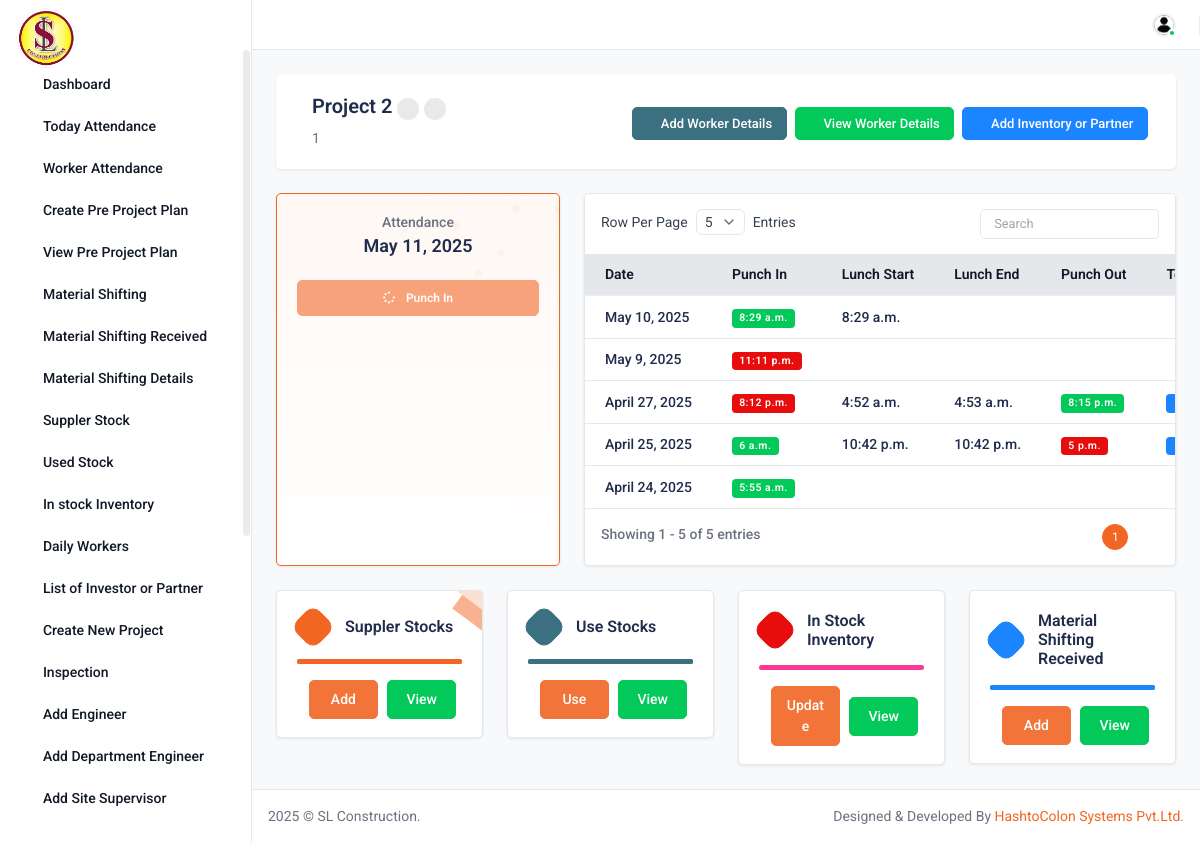
The app's page /project_details/3 (signed in) with its own data.
### base/models.py (models this page shows, shortened)
class Project(models.Model):
   project_name=models.CharField(max_length=255, default="", blank=True)
   address=models.TextField(default="", blank=True)
   date = models.DateTimeField(auto_now_add=True, blank=True)

class Attendance(models.Model):
   user = models.ForeignKey(User, on_delete=models.CASCADE)
   project = models.ForeignKey(Project, blank=True, null=True, on_delete=models.CASCADE , related_name="project_attendance")
   project_lunch_start= models.ForeignKey(Project, blank=True, null=True, on_delete=models.CASCADE , related_name="lunch_start")
   project_lunch_end= models.ForeignKey(Project, blank=True, null=True, on_delete=models.CASCADE , related_name="lunch_end")
   project_punch_out= models.ForeignKey(Project, blank=True, null=True, on_delete=models.CASCADE , related_name="punch_out")
   date = models.DateField(default=timezone.now)
   punch_in = models.TimeField(null=True, blank=True)
   lunch_start = models.TimeField(null=True, blank=True)
   lunch_end = models.TimeField(null=True, blank=True)
   punch_out = models.TimeField(null=True, blank=True)
   punch_in_photo = models.ImageField(upload_to='attendance/' ,blank=True,)
   punch_out_photo= models.ImageField(upload_to='attendance/' ,blank=True,)
   lunch_in_photo= models.ImageField(upload_to='attendance/' ,blank=True,)
   lunch_out_photo= models.ImageField(upload_to='attendance/' ,blank=True,)
   punch_in_lon=models.CharField(max_length=255, default="", blank=True)
   punch_in_lat=models.CharField(max_length=255, default="", blank=True)
   punch_out_lon=models.CharField(max_length=255, default="", blank=True)
   punch_out_lat=models.CharField(max_length=255, default="", blank=True)
   lunch_start_lon=models.CharField(max_length=255, default="", blank=True)
   lunch_start_lat=models.CharField(max_length=255, default="", blank=True)
   lunch_end_lon=models.CharField(max_length=255, default="", blank=True)
   lunch_end_lat=models.CharField(max_length=255, default="", blank=True)
   def get_work_duration(self):
        if self.punch_in and self.punch_out:
            punch_in_dt = datetime.datetime.combine(self.date, self.punch_in)
            punch_out_dt = datetime.datetime.combine(self.date, self.punch_out)
            work_duration = punch_out_dt - punch_in_dt
            lunch_duration = datetime.timedelta()
            if self.lunch_start and self.lunch_end:
                lunch_start_dt = datetime.datetime.combine(self.date, self.lunch_start)
                lunch_end_dt = datetime.datetime.combine(self.date, self.lunch_end)
                lunch_duration = lunch_end_dt - lunch_start_dt
            return work_duration - lunch_duration
        return None
   def formatted_work_duration(self):
        duration = self.get_work_duration()
        if duration:
            total_seconds = int(duration.total_seconds())
            hours, remainder = divmod(total_seconds, 3600)
            minutes = remainder // 60
            return f"{hours:02}:{minutes:02}"
        return False

### base/views.py (the view)
# urls.py: path("project_details/<int:pk>",views.project_details, name="project_details"),
@login_required
def project_details(request,pk):
 try:
    att=Attendance.objects.get(user=request.user,date=date.today())
 except Attendance.DoesNotExist:
    att=None
 current_record = Project.objects.get(pk=pk)
 all_att=Attendance.objects.filter(user=request.user).order_by('-id')
 context={
   "post":current_record,
   "att":att,
   "date":date.today(),
   "all_att":all_att
   }
 return render(request, "project_details.html", context)

### templates/project_details.html (shortened to what this page needs)
{% extends "base.html" %}
{% load static %}
{% load widget_tweaks %}
{% block content %}
 <div class="content">
				<div class="card border-0">
					<div class="card-body d-flex align-items-center justify-content-between flex-wrap pb-1">
						<div class="d-flex align-items-center mb-3">
							<div class="ms-3">
								<h3 class="mb-2">{{post.project_name}}
                                    {% if user.is_superuser  %}
                                    <a href="{% url 'base:project_delete' post.pk %}" class="edit-icon"><i class="ti ti-trash fs-14"></i></a>
                                    <a href="{% url 'base:project_edit' post.pk %}" class="edit-icon"><i class="ti ti-edit fs-14"></i></a>
                                    {% endif %}
                                </h3>
								<p>{{post.address}}</p>
							</div>
						</div>
                        {% if user.designation != "Worker" %}
                        <div class="d-flex align-items-center flex-wrap mb-1">
             <a href="{% url 'base:daily_workers' post.pk %}" class="btn btn-secondary btn-md me-2 mb-2" ><i class="ti ti-square-rounded-plus me-1"></i>Add Worker Details</a>
             <a href="{% url 'base:daily_workers_list' post.pk %}" class="btn btn-success btn-md me-2 mb-2" ><i class="ti ti-eye me-1"></i>View Worker Details</a>
             {% if user.is_superuser %}
               <a href="{% url 'base:project_investor' post.pk %}" class="btn btn-info btn-md me-2 mb-2" ><i class="ti ti-eye me-1"></i>Add Inventory or Partner</a>
             {% endif %}
</div>
                        {% endif %}
					</div>
				</div>
                  <div class="row">
    <div class="col-xl-4 d-flex">
      <div class="card flex-fill border-primary attendance-bg">
        <div class="card-body">
          <div class="mb-4 text-center">
            <h6 class="fw-medium text-gray-5 mb-1">Attendance</h6>
            <h4>{{date}}</h4>
          </div>
          <div class="text-center">
            {% if not att.punch_in %}
            <form action="{% url 'base:punch_in' post.pk %}" method="POST" enctype="multipart/form-data" onsubmit="openLoader()">
              <div class="drag-upload-btn btn btn-primary py-2 w-100 disabled btn-submit">
                <i class="fas fa-spinner fa-spin me-2"></i> Punch In
              </div>
            </form>
            {% else %}
                <p>You have completed today's attendance.</p>
            {% endif %}
          </div>
        </div>
      </div>
    </div>
    <div class="col-xl-8 ">
      <div class="card ">
        <div class="card-body p-0">
          <div class="custom-datatable-filter table-responsive">
            <table class="table attdatatable">
              <thead class="thead-light">
                <tr>
                  <th>Date </th>
                  <th>Punch In </th>
                  <th>Lunch Start</th>
                  <th>Lunch End</th>
                  <th>Punch Out </th>
                  <th>Total Production</th>
                </tr>
              </thead>
              <tbody>
                {% for posts in all_att %}
                <tr>
                  <td><h6 class="fw-medium">{{posts.date}}</h6></td>
                  <td>
                    {% if posts.punch_in %}
                    <h6 class="badge  d-inline-flex align-items-center {% if  posts.punch_in|date:"H:i" <= "09:15"%}badge-success {% else %} badge-danger {% endif %} ">{{posts.punch_in}}</h6>
                    {% endif %}
                  </td>
                  <td>
                  {% if  posts.lunch_start%}
                    <h6 class="fw-medium">{{posts.lunch_start}}</h6>
                    {% endif %}
                  </td>
                  <td>
                  {% if  posts.lunch_end%}
                    <h6 class="fw-medium">{{posts.lunch_end}}</h6>
                    {% endif %}
                  </td>
                  <td>
                  {% if  posts.punch_out%}
                    <h6  class="badge  d-inline-flex align-items-center {% if  posts.punch_out|date:"H:i" <= "18:00"%}badge-danger {% else %} badge-success {% endif %} ">{{posts.punch_out}}</h6>
                    {% endif  %}
                  </td>
                    <td>
                    {% if posts.formatted_work_duration %}
                        <span class="badge  d-inline-flex align-items-center badge-info ">
                           {{posts.formatted_work_duration}} </span>
                    {% endif %}
                  </td>
                 </tr>
                {% endfor %}
              </tbody>
            </table>
          </div>
        </div>
      </div>
    </div>
  </div>
  {% if user.designation != "Worker" %}
  <div class="row">
					<div class="col-xl-3 col-md-6">
						<div  class="card position-relative">
							<div class="card-body">
								<div class="d-flex align-items-center mb-3">
									<div class="avatar avatar-md br-10 icon-rotate bg-primary flex-shrink-0">
										<span class="d-flex align-items-center"><i class="ti ti-delta text-white fs-16"></i></span>
									</div>
									<div class="ms-3">
										<h5>Suppler Stocks</h5>
									</div>
								</div>
								<div class="progress progress-xs mb-2">
									<div class="progress-bar bg-primary" role="progressbar" style="width: 100%"></div>
								</div>
                                	<div class="btn-list mt-3 text-end">
									<a href="{% url 'base:add_inventory' post.pk %}" class="btn btn-primary col-5">Add</a>
									<a href="{% url 'base:add_inventory_more' post.pk %}" class="btn btn-success col-5">View</a>
								</div>
								<span class="position-absolute top-0 end-0"><img src="{% static "img/bg/card-bg-04.png" %}"  alt="Img"></span>
							</div>
						</div>
					</div>
					<div class="col-xl-3 col-md-6">
						<div class="card position-relative">
							<div class="card-body">
								<div class="d-flex align-items-center mb-3">
									<div class="avatar avatar-md br-10 icon-rotate bg-secondary flex-shrink-0">
										<span class="d-flex align-items-center"><i class="ti ti-currency text-white fs-16"></i></span>
									</div>
									<div class="ms-3">
										<h5>Use Stocks</h5>
									</div>
								</div>
								<div class="progress progress-xs mb-2">
									<div class="progress-bar bg-secondary" role="progressbar" style="width: 100%"></div>
								</div>
								  	<div class="btn-list mt-3 text-end">
									<a href="{% url 'base:used_inventory' post.pk %}" class="btn btn-primary col-5">Use</a>
									<a href="{% url 'base:used_inventory_more' post.pk %}" class="btn btn-success col-5">View</a>
								</div>
							</div>
						</div>
					</div>
					<div class="col-xl-3 col-md-6">
						<div class="card position-relative">
							<div class="card-body">
								<div class="d-flex align-items-center mb-3">
									<div class="avatar avatar-md br-10 icon-rotate bg-danger flex-shrink-0">
										<span class="d-flex align-items-center"><i class="ti ti-stairs-up text-white fs-16"></i></span>
									</div>
									<div class="ms-3">
										<h5>In Stock Inventory</h5>
									</div>
								</div>
								<div class="progress progress-xs mb-2">
									<div class="progress-bar bg-pink" role="progressbar" style="width: 100%"></div>
								</div>
									<div class="btn-list mt-3 text-end">
									<a href="{% url 'base:in_stock_inventory' post.pk %}" class="btn btn-primary col-5">Update</a>
									<a href="{% url 'base:in_stock_inventory_more' post.pk %}" class="btn btn-success col-5">View</a>
								</div>
							</div>
						</div>
					</div>
          <div class="col-xl-3 col-md-6">
						<div class="card position-relative">
							<div class="card-body">
								<div class="d-flex align-items-center mb-3">
									<div class="avatar avatar-md br-10 icon-rotate bg-info   flex-shrink-0">
										<span class="d-flex align-items-center"><i class="ti ti-truck-delivery text-white fs-16"></i></span>
									</div>
									<div class="ms-3">
										<h5>Material Shifting Received</h5>
									</div>
								</div>
								<div class="progress progress-xs mb-2">
									<div class="progress-bar bg-info" role="progressbar" style="width: 100%"></div>
								</div>
									<div class="btn-list mt-3 text-end">
									<a href="{% url 'base:material_shifting_received' post.pk %}" class="btn btn-primary col-5">Add</a>
									<a href="{% url 'base:material_shifting_received_list' post.pk %}" class="btn btn-success col-5">View</a>
								</div>
							</div>
						</div>
					</div>
				</div>
 </div>
{% endif %}
{% endblock content %}

### records on screen
Project: project_name "Project 2", address "1"
Attendance: date "May 10, 2025", punch_in "8:29 a.m.", lunch_start "8:29 a.m."
Attendance: date "May 9, 2025", punch_in "11:11 p.m."
Attendance: date "April 27, 2025", punch_in "8:12 p.m.", lunch_start "4:52 a.m.", lunch_end "4:53 a.m.", punch_out "8:15 p.m."
Attendance: date "April 25, 2025", punch_in "6 a.m.", lunch_start "10:42 p.m.", lunch_end "10:42 p.m.", punch_out "5 p.m."
Attendance: date "April 24, 2025", punch_in "5:55 a.m."

### other values on screen
{{ date }} "May 11, 2025"
